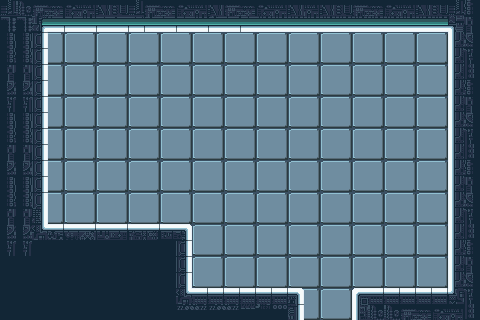

A level layout from a 2D game, rendered from its tile map. Below: a short description, then the map file with its tile-grid data intact:
An orthogonal 30x20 tile map with 16x16 px tiles, 2 tile layers (Background, Ground).

<map version="1.10" tiledversion="1.10.2" orientation="orthogonal" renderorder="right-down" width="30" height="20" tilewidth="16" tileheight="16" infinite="0" nextlayerid="3" nextobjectid="1">
 <tileset firstgid="1" source="lab_tileset.tsx" />
 <layer id="1" name="Background" width="30" height="20">
  <data encoding="csv">
115,116,115,116,115,116,115,116,115,116,115,116,115,116,115,116,115,116,115,116,115,116,115,116,115,116,115,116,115,116,
133,134,133,134,133,134,133,134,133,134,133,134,133,134,133,134,133,134,133,134,133,134,133,134,133,134,133,134,133,134,
115,116,115,116,115,116,115,116,115,116,115,116,115,116,115,116,115,116,115,116,115,116,115,116,115,116,115,116,115,116,
133,134,133,134,133,134,133,134,133,134,133,134,133,134,133,134,133,134,133,134,133,134,133,134,133,134,133,134,133,134,
115,116,115,116,115,116,115,116,115,116,115,116,115,116,115,116,115,116,115,116,115,116,115,116,115,116,115,116,115,116,
133,134,133,134,133,134,133,134,133,134,133,134,133,134,133,134,133,134,133,134,133,134,133,134,133,134,133,134,133,134,
115,116,115,116,115,116,115,116,115,116,115,116,115,116,115,116,115,116,115,116,115,116,115,116,115,116,115,116,115,116,
133,134,133,134,133,134,133,134,133,134,133,134,133,134,133,134,133,134,133,134,133,134,133,134,133,134,133,134,133,134,
115,116,115,116,115,116,115,116,115,116,115,116,115,116,115,116,115,116,115,116,115,116,115,116,115,116,115,116,115,116,
133,134,133,134,133,134,133,134,133,134,133,134,133,134,133,134,133,134,133,134,133,134,133,134,133,134,133,134,133,134,
115,116,115,116,115,116,115,116,115,116,115,116,115,116,115,116,115,116,115,116,115,116,115,116,115,116,115,116,115,116,
133,134,133,134,133,134,133,134,133,134,133,134,133,134,133,134,133,134,133,134,133,134,133,134,133,134,133,134,133,134,
115,116,115,116,115,116,115,116,115,116,115,116,115,116,115,116,115,116,115,116,115,116,115,116,115,116,115,116,115,116,
133,134,133,134,133,134,133,134,133,134,133,134,133,134,133,134,133,134,133,134,133,134,133,134,133,134,133,134,133,134,
115,116,115,116,115,116,115,116,115,116,115,116,115,116,115,116,115,116,115,116,115,116,115,116,115,116,115,116,115,116,
133,134,133,134,133,134,133,134,133,134,133,134,133,134,133,134,133,134,133,134,133,134,133,134,133,134,133,134,133,134,
115,116,115,116,115,116,115,116,115,116,115,116,115,116,115,116,115,116,115,116,115,116,115,116,115,116,115,116,115,116,
133,134,133,134,133,134,133,134,133,134,133,134,133,134,133,134,133,134,133,134,133,134,133,134,133,134,133,134,133,134,
115,116,115,116,115,116,115,116,115,116,115,116,115,116,115,116,115,116,115,116,115,116,115,116,115,116,115,116,115,116,
133,134,133,134,133,134,133,134,133,134,133,134,133,134,133,134,133,134,133,134,133,134,133,134,133,134,133,134,133,134
</data>
 </layer>
 <layer id="2" name="Ground" width="30" height="20">
  <data encoding="csv">
301,294,295,296,297,298,299,300,301,295,296,297,298,299,295,296,297,298,299,298,299,300,295,296,297,298,299,300,301,204,
175,175,274,314,315,316,317,318,319,313,314,315,316,313,314,315,316,316,316,316,316,316,316,316,316,316,316,316,237,222,
193,193,266,0,0,0,0,0,0,0,0,0,0,0,0,0,0,0,0,0,0,0,0,0,0,0,0,0,275,240,
211,211,266,0,0,0,0,0,0,0,0,0,0,0,0,0,0,0,0,0,0,0,0,0,0,0,0,0,275,258,
229,229,266,0,0,0,0,0,0,0,0,0,0,0,0,0,0,0,0,0,0,0,0,0,0,0,0,0,275,276,
247,247,266,0,0,0,0,0,0,0,0,0,0,0,0,0,0,0,0,0,0,0,0,0,0,0,0,0,275,204,
265,265,266,0,0,0,0,0,0,0,0,0,0,0,0,0,0,0,0,0,0,0,0,0,0,0,0,0,275,222,
193,193,266,0,0,0,0,0,0,0,0,0,0,0,0,0,0,0,0,0,0,0,0,0,0,0,0,0,275,240,
211,211,266,0,0,0,0,0,0,0,0,0,0,0,0,0,0,0,0,0,0,0,0,0,0,0,0,0,275,258,
229,229,266,0,0,0,0,0,0,0,0,0,0,0,0,0,0,0,0,0,0,0,0,0,0,0,0,0,275,276,
247,247,266,0,0,0,0,0,0,0,0,0,0,0,0,0,0,0,0,0,0,0,0,0,0,0,0,0,275,204,
193,193,266,0,0,0,0,0,0,0,0,0,0,0,0,0,0,0,0,0,0,0,0,0,0,0,0,0,275,222,
211,211,266,0,0,0,0,0,0,0,0,0,0,0,0,0,0,0,0,0,0,0,0,0,0,0,0,0,275,240,
229,229,212,0,0,0,0,0,0,0,0,0,0,0,0,0,0,0,0,0,0,0,0,0,0,0,0,0,275,258,
247,247,290,152,153,154,155,156,119,120,121,122,0,0,0,0,0,0,0,0,0,0,0,0,0,0,0,0,275,276,
265,265,242,242,242,242,242,242,242,243,244,266,0,0,0,0,0,0,0,0,0,0,0,0,0,0,0,0,275,204,
224,225,226,227,242,243,242,243,242,243,244,266,0,0,0,0,0,0,0,0,0,0,0,0,0,0,0,0,275,222,
242,243,244,245,242,242,243,244,242,243,244,266,0,0,0,0,0,0,0,0,0,0,0,0,0,0,0,0,275,240,
260,261,262,263,242,243,244,244,242,243,244,290,150,150,150,150,150,150,158,0,0,0,149,150,150,150,150,150,219,258,
278,279,280,281,242,242,242,242,242,243,244,169,170,169,170,171,172,173,302,0,0,0,167,294,294,295,296,297,298,276
</data>
 </layer>
</map>
